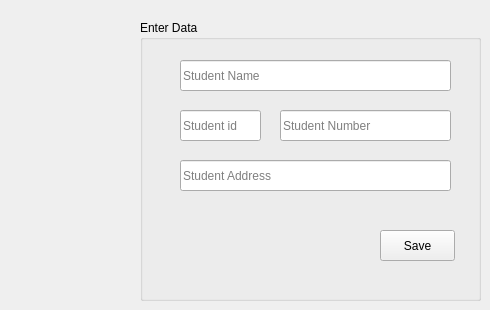
      <widget class="QWidget" name="tab_15">
       <attribute name="title">
        <string>AddNew Student</string>
       </attribute>
       <widget class="QGroupBox" name="groupBox_2">
        <property name="geometry">
         <rect>
          <x>140</x>
          <y>20</y>
          <width>341</width>
          <height>281</height>
         </rect>
        </property>
        <property name="title">
         <string>Enter Data</string>
        </property>
        <widget class="QPushButton" name="pushButton_12">
         <property name="geometry">
          <rect>
           <x>240</x>
           <y>210</y>
           <width>75</width>
           <height>31</height>
          </rect>
         </property>
         <property name="text">
          <string>Save</string>
         </property>
        </widget>
        <widget class="QLineEdit" name="lineEdit_16">
         <property name="geometry">
          <rect>
           <x>40</x>
           <y>40</y>
           <width>271</width>
           <height>31</height>
          </rect>
         </property>
         <property name="placeholderText">
          <string>Student Name</string>
         </property>
        </widget>
        <widget class="QLineEdit" name="lineEdit_25">
         <property name="geometry">
          <rect>
           <x>40</x>
           <y>90</y>
           <width>81</width>
           <height>31</height>
          </rect>
         </property>
         <property name="placeholderText">
          <string>Student id</string>
         </property>
        </widget>
        <widget class="QLineEdit" name="lineEdit_29">
         <property name="geometry">
          <rect>
           <x>140</x>
           <y>90</y>
           <width>171</width>
           <height>31</height>
          </rect>
         </property>
         <property name="placeholderText">
          <string>Student Number</string>
         </property>
        </widget>
        <widget class="QLineEdit" name="lineEdit_17">
         <property name="geometry">
          <rect>
           <x>40</x>
           <y>140</y>
           <width>271</width>
           <height>31</height>
          </rect>
         </property>
         <property name="placeholderText">
          <string>Student Address</string>
         </property>
        </widget>
       </widget>
      </widget>
